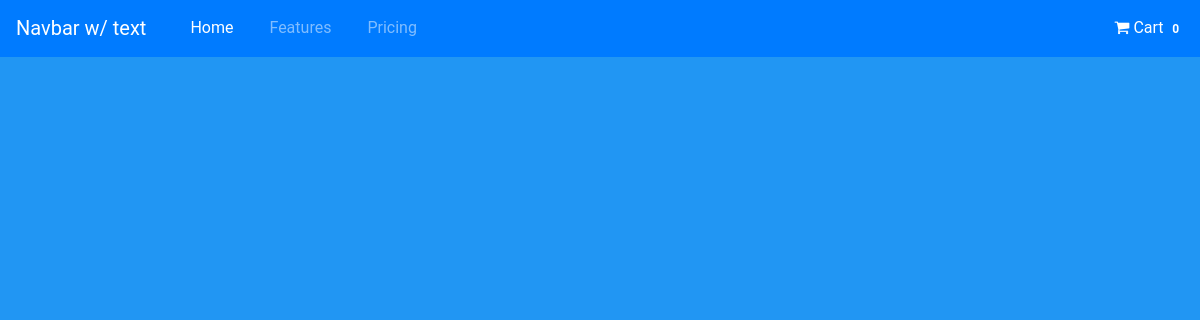
The app's page /, older data.
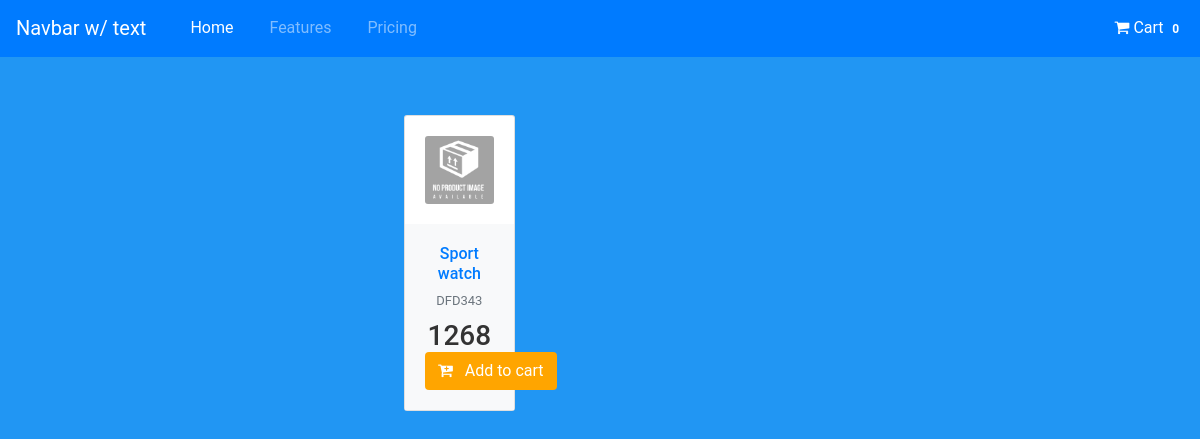
The same page, newer data.
### tables this page shows
CREATE TABLE `products` (
  `id` int(11) NOT NULL,
  `name` varchar(255) NOT NULL,
  `code` varchar(100) NOT NULL,
  `price` varchar(100) NOT NULL,
  `description` tinytext NOT NULL
);

### application/controllers/Home.php (called while the page is built, shortened)
<?php
class Home extends MY_Controller {
    public function __construct()
    {
        $this->load->model(['Product_model','Product_images_model','Attribute_model','Product_attribute_model']);
        $this->load->library('cart');
    }
	public function index(){
        $data['productList'] = $this->Product_model->getAllProducts();
        $this->load->view('includes/header');
		$this->load->view('index', $data);
        $this->load->view('includes/footer');
	}
}

### index.php (called while the page is built, shortened)
<?php
require_once BASEPATH.'core/CodeIgniter.php';

### application/models/Product_model.php (called while the page is built, shortened)
<?php
class Product_model extends CI_Model {
	public function getAllProducts(){
		$this->db->select('products.*,product_images.image');
		$this->db->join('product_images', 'product_images.product_id = products.id', 'left');
		$this->db->group_by("products.id");
		$this->db->order_by('products.id', 'DESC');
		$query = $this->db->get('products');
		return $query->result_array();
	}
}

### application/views/index.php (the view, shortened to what this page needs)
<div class="container d-flex justify-content-center mt-50 mb-50">
    <div class="row">
    	<?php foreach ($productList as $key => $product) {
      		$imageURL = base_url(DEFAULT_PRODUCT_IMAGE);
    		?>
	        <div class="col-md-4 mt-2">
	            <div class="card">
	                <div class="card-body">
	                    <div class="card-img-actions"> <img src="<?php echo $imageURL; ?>" class="card-img img-fluid" width="96" height="350" alt=""> </div>
	                </div>
	                <div class="card-body bg-light text-center">
	                    <div class="mb-2">
	                        <h6 class="font-weight-semibold mb-2"> <a href="#" class="text-default mb-2" data-abc="true"><?php echo $product['name']; ?></a> </h6> <a href="#" class="text-muted" data-abc="true"><?php echo $product['code']; ?></a>
	                    </div>
	                    <h3 class="mb-0 font-weight-semibold"><?php echo $product['price']; ?></h3>
	                    <button type="button" class="btn bg-cart addToCart" data-id="<?php echo $product['id']; ?>"><i class="fa fa-cart-plus mr-2"></i> Add to cart</button>
	                </div>
	            </div>
	        </div>
	    <?php } ?>
    </div>
</div>

### application/views/includes/header.php (shortened to what this page needs)
<!DOCTYPE html>
<html>
<head>
	<link rel="stylesheet" href="https://maxcdn.bootstrapcdn.com/bootstrap/4.0.0/css/bootstrap.min.css">
  <link rel="stylesheet" type="text/css" href="https://maxcdn.bootstrapcdn.com/font-awesome/4.4.0/css/font-awesome.min.css">
  <link rel="stylesheet" type="text/css" href="<?php echo base_url(CSS_PATH.'custom.css'); ?>">
</head>
<body>
	<nav class="navbar navbar-expand-lg navbar-light navbar-dark bg-primary">
  <a class="navbar-brand" href="#">Navbar w/ text</a>
  <div class="collapse navbar-collapse" id="navbarText">
    <ul class="navbar-nav mr-auto">
      <li class="nav-item active">
        <a class="nav-link" href="#">Home <span class="sr-only">(current)</span></a>
      </li>
      <li class="nav-item">
        <a class="nav-link" href="#">Features</a>
      </li>
      <li class="nav-item">
        <a class="nav-link" href="#">Pricing</a>
      </li>
    </ul>
    <span class="navbar-text">
      <a href="#" id="pCart"><i class="fa fa-shopping-cart"></i> Cart <span class="badge">0</span></a>
    </span>
  </div>
</nav>

### application/views/includes/footer.php (shortened to what this page needs)
</body>
</html>

### assest/css/custom.css (style rules this page uses)
body { margin: 0; font-family: Roboto, -apple-system, BlinkMacSystemFont, "Segoe UI", Roboto, "Helvetica Neue", Arial, sans-serif, "Apple Color Emoji", "Segoe UI Emoji", "Segoe UI Symbol", "Noto Color Emoji"; font-size: .8125rem; font-weight: 400; line-height: 1.5385; color: #333; text-align: left; background-color: #2196F3 }
.mt-50 { margin-top: 50px }
.mb-50 { margin-bottom: 50px }
.card { position: relative; display: -ms-flexbox; display: flex; -ms-flex-direction: column; flex-direction: column; min-width: 0; word-wrap: break-word; background-color: #fff; background-clip: border-box; border: 1px solid rgba(0, 0, 0, .125); border-radius: .1875rem }
.card-img-actions { position: relative }
.card-body { -ms-flex: 1 1 auto; flex: 1 1 auto; padding: 1.25rem; text-align: center }
.card-img { width: 350px }
.bg-cart { background-color: orange; color: #fff }
a { text-decoration: none !important }
nav { padding: 20px 0 40px 0; background: #F8F8F8; font-size: 16px; }
nav ul li { display: inline; padding-left: 20px; }
nav ul li a { color: #777777; text-decoration: none; }

Row changes from the older to the newer data that the page shows:
added products: name "Sport watch", code "DFD343", price "1268"
